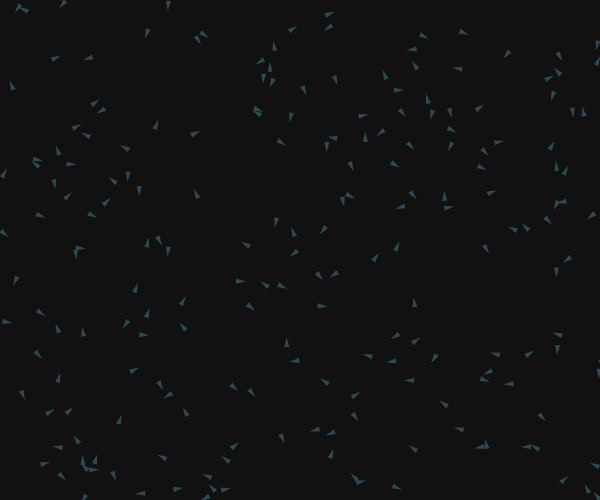
Frame 1 (no input)
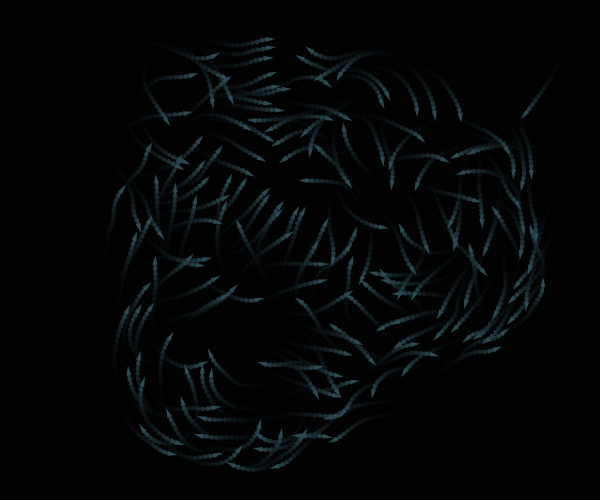
Frame 60 (no input)
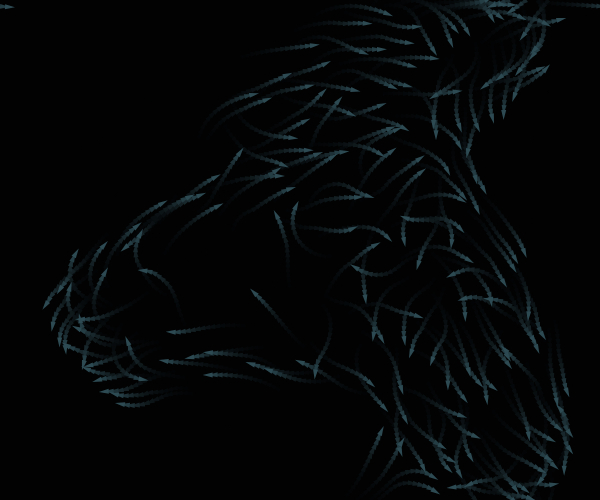
Frame 120 (the mouse pressed at the canvas centre since frame 60)

The p5.js sketch that drew these frames (run headless with seeded random() and noise() and a simulated clock; from frame 60 on, the mouse is pressed at the canvas centre):

// p5.js sketch
// ── sketch.js
let population = [];
let boidCount = 200;
let boidSize = 0.2;

let FOV = 90;
let Range = 100;
let maxAcc = 1;
let maxVel = 5;

let sepStrength = 1;
let aliStrength = 1;
let cohStrength = 0.02;

let rangeSlider, FOVSlider, sepSlider, aliSlider, cohSlider;

let rangeT, fovT, sepT, aliT, cohT;

function setup() {
  createCanvas(600, 500);
  background(21);
  //Create the boids
  for(let i = 0; i < boidCount; i ++) {
    population[i] = new Boid(random(width), random(height));
  }
  //UI
    //Sliders
  rangeSlider = createSlider(20, 200, 100);
  rangeSlider.position(625, 50);
  FOVSlider = createSlider(15, 180, 90);
  FOVSlider.position(625, 150);
  sepSlider = createSlider(0.1, 20, 5, 0.1);
  sepSlider.position(625, 250);
  aliSlider = createSlider(0.1, 20, 5, 0.1);
  aliSlider.position(625, 350);
  cohSlider = createSlider(0.1, 20, 5, 0.1);
  cohSlider.position(625, 450);
    //Text
  rangeT = createP("Range: ");
  rangeT.position(625, 0);
  rangeT.style('font-size', '20px');
  fovT = createP("FOV: ");
  fovT.position(625, 100);
  fovT.style('font-size', '20px');
  sepT = createP("Seperation: ");
  sepT.position(625, 200);
  sepT.style('font-size', '20px');
  aliT = createP("Alignment: ");
  aliT.position(625, 300);
  aliT.style('font-size', '20px');
  cohT = createP("Cohesion: ");
  cohT.position(625, 400);
  cohT.style('font-size', '20px');
}

function draw() {
  background(0, 50);
  //Update vars
  Range = rangeSlider.value();
  FOV = FOVSlider.value();
  sepStrength = sepSlider.value();
  aliStrength = aliSlider.value();
  cohStrength = cohSlider.value();
  //Update the boids
  for(let i = 0; i < population.length; i ++) {
    population[i].update();
  }
  //UI
  rangeT.html("Range: " + Range);
  fovT.html("FOV: " + FOV*2);
  sepT.html("Seperation: " + sepStrength);
  aliT.html("Alignment: " + aliStrength);
  cohT.html("Cohesion: " + cohStrength);
}
// ── boid.js
class Boid {
  constructor(x, y) {
    this.pos = createVector(x, y);
    this.vel = createVector(random(-1, 1), random(-1, 1));
    this.acc = createVector();
  }

  update() {
    //Get all of the boid's neighbors that it can see
    let neighbors = this.getNeighbors();

    //Apply the seperation, alignment and cohesion maths
    this.separation(neighbors);
    this.alignment(neighbors);
    this.cohesion(neighbors);
    this.avoidence();

    //Physics Update!
    this.acc.setMag(maxAcc);
    this.vel.add(this.acc);
    this.vel.setMag(maxVel);
    this.pos.add(this.vel);
    this.acc.mult(0);

    //Show the boid
    push();

    //Get the color
    noStroke();
    fill(45, 74, 83);

    //Draw the tri
    translate(this.pos.x, this.pos.y);
    rotate(this.vel.heading() + PI / 2);
    let size = 0.5;
    triangle(5 * size, 10 * size, 
             0, -10 * size, -5 * size, 10 * size);
    pop();
  }

  getNeighbors() {
    //Get all of the boid's neighbors that it can see
    let neighbors = [];
    for (let i = 0; i < population.length; i++) {
      //Check to see if the other boid is close enough and can be seen with the FOV
      let other = population[i];
      //Return if the other is this one
      if (other != this) {
        let distance = dist(this.pos.x, this.pos.y, other.pos.x, other.pos.y);
        if (distance < Range) {
          //The other boid is in range, now check if it's in the fov
          //cos(A) = (b^2 + c^2 - a^2)/2bc

          //Imaginary point
          let C = p5.Vector.add(this.pos, p5.Vector.mult(this.vel, 100));
          //Lengths of the side of the triangle
          let a = dist(C.x, C.y, other.pos.x, other.pos.y);
          let b = dist(C.x, C.y, this.pos.x, this.pos.y);
          let c = distance;
          
          //Actual equation
          let numerator = (pow(b, 2)) + (pow(c, 2)) - (pow(a, 2));
          let denominator = 2 * b * c;
          let angle = degrees(acos(numerator / denominator));

          //If the angle is less than the boid's FOV, add it to the list of neighbors
          if (angle < FOV) {
            neighbors.push(other);
          }
        }
      }
    }
    //Return the list of neighbors
    return (neighbors);
  }

  separation(neighbors) {
    let acceleration = createVector();

    //Loop over each neighbor
    for (let i = 0; i < neighbors.length; i++) {
      let other = neighbors[i];

      //Get the distance and direction from this to the other
      let dist = p5.Vector.dist(this.pos, other.pos);
      let dir = p5.Vector.sub(this.pos, other.pos);

      //Set an acceleration bassed on the dist + dir
      acceleration.add(dir.div(dist / 5));
    }

    //Padding
    acceleration.mult(sepStrength);

    //Apply it
    this.acc.add(acceleration);
  }

  alignment(neighbors) {

    let avgVel = createVector();
    let others = 0;

    //Loop over each neighbor
    for (let i = 0; i < neighbors.length; i++) {
      let other = neighbors[i];

      //Get the average velocity of all of them
      avgVel.add(other.vel);
      others ++;
    }

    //Fix for divide by 0 error
    if (others > 0) {
      avgVel.div(neighbors.length);

      //Padding
      avgVel.mult(aliStrength);

      //Slowly change the velocity to match it
      this.acc.add(avgVel);
    }
  }

  cohesion(neighbors) {

    let position = createVector();
    let others = 0;

    //Loop over each neighbor
    for (let i = 0; i < neighbors.length; i++) {
      let other = neighbors[i];

      //Add the position to the average
      position.add(other.pos);
      others++;
    }

    if (others > 0) {
      position.div(neighbors.length);

      //Accelerate towards this point
      let dir = p5.Vector.sub(this.pos, position);
      this.acc.add(dir.mult(-cohStrength));
    }
  }

  avoidence() {

    // loop over the edges once reached
    if (this.pos.x < 0) {
      this.pos.x = width;
    }
    if (this.pos.x > width) {
      this.pos.x = 0;
    }
    if (this.pos.y < 0) {
      this.pos.y = height;
    }
    if (this.pos.y > height) {
      this.pos.y = 0;
    }

  }
}
